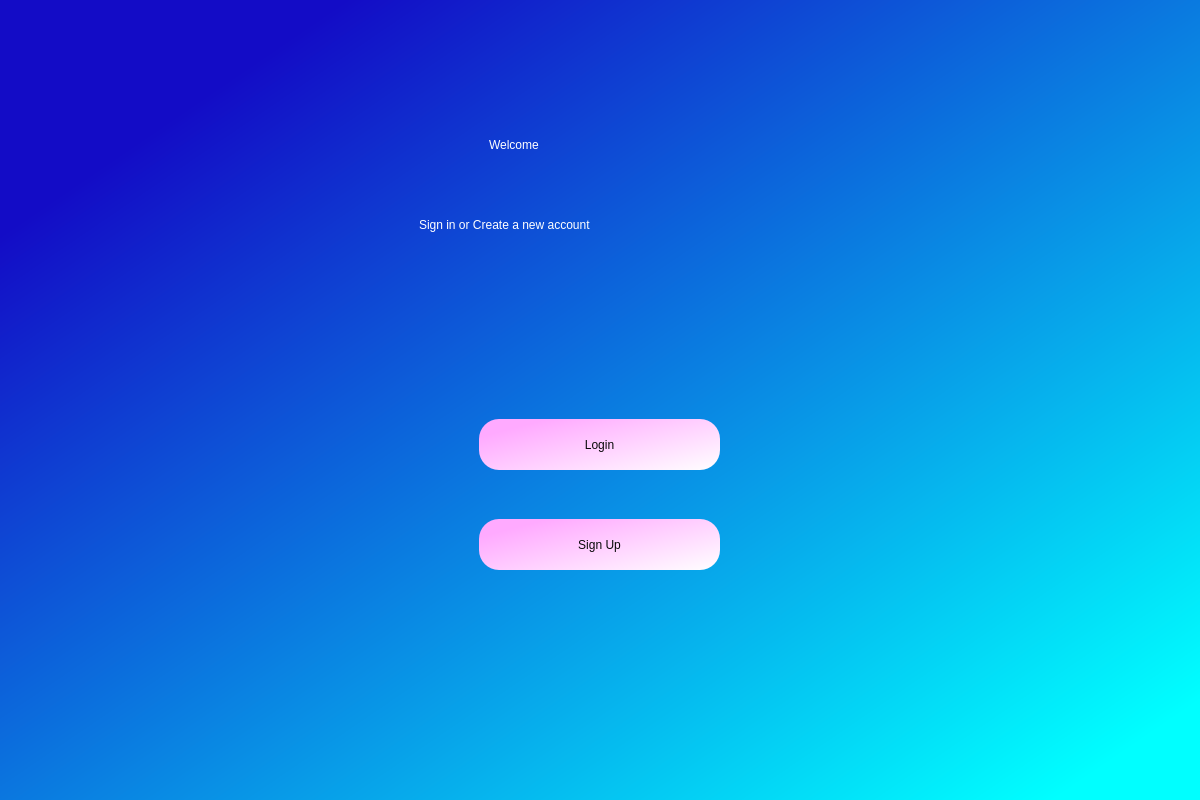
<?xml version="1.0" encoding="UTF-8"?>
<ui version="4.0">
 <class>Dialog</class>
 <widget class="QDialog" name="Dialog">
  <property name="geometry">
   <rect>
    <x>0</x>
    <y>0</y>
    <width>1200</width>
    <height>800</height>
   </rect>
  </property>
  <property name="windowTitle">
   <string>Dialog</string>
  </property>
  <widget class="QWidget" name="widget" native="true">
   <property name="geometry">
    <rect>
     <x>-1</x>
     <y>-1</y>
     <width>1201</width>
     <height>801</height>
    </rect>
   </property>
   <property name="styleSheet">
    <string notr="true">QWidget#widget{
background-color: qlineargradient(spread:pad, x1:0.134, y1:0.159091, x2:0.935, y2:0.943182, stop:0 rgba(19, 12, 198, 255), stop:1 rgba(0, 255, 255, 255));}</string>
   </property>
   <widget class="QLabel" name="label">
    <property name="geometry">
     <rect>
      <x>490</x>
      <y>90</y>
      <width>261</width>
      <height>111</height>
     </rect>
    </property>
    <property name="styleSheet">
     <string notr="true">font: 28pt &quot;MS Shell Dlg 2&quot;;
color: rgb(255, 255, 255);</string>
    </property>
    <property name="text">
     <string>Welcome</string>
    </property>
   </widget>
   <widget class="QLabel" name="label_2">
    <property name="geometry">
     <rect>
      <x>420</x>
      <y>160</y>
      <width>421</width>
      <height>131</height>
     </rect>
    </property>
    <property name="styleSheet">
     <string notr="true">font: 15pt &quot;MS Shell Dlg 2&quot;;
color: rgb(255, 255, 255);</string>
    </property>
    <property name="text">
     <string>Sign in or Create a new account</string>
    </property>
   </widget>
   <widget class="QPushButton" name="login">
    <property name="geometry">
     <rect>
      <x>480</x>
      <y>420</y>
      <width>241</width>
      <height>51</height>
     </rect>
    </property>
    <property name="styleSheet">
     <string notr="true">border-radius:20px;
font: 14pt &quot;MS Shell Dlg 2&quot;;
background-color: qlineargradient(spread:pad, x1:0.0845771, y1:0.25, x2:1, y2:1, stop:0 rgba(255, 170, 255, 255), stop:1 rgba(255, 255, 255, 255));
color: rgb(9, 9, 9);</string>
    </property>
    <property name="text">
     <string>Login</string>
    </property>
   </widget>
   <widget class="QPushButton" name="create">
    <property name="geometry">
     <rect>
      <x>480</x>
      <y>520</y>
      <width>241</width>
      <height>51</height>
     </rect>
    </property>
    <property name="styleSheet">
     <string notr="true">border-radius:20px;
font: 14pt &quot;MS Shell Dlg 2&quot;;
background-color: qlineargradient(spread:pad, x1:0.0845771, y1:0.25, x2:1, y2:1, stop:0 rgba(255, 170, 255, 255), stop:1 rgba(255, 255, 255, 255));
color: rgb(9, 9, 9);</string>
    </property>
    <property name="text">
     <string>Sign Up</string>
    </property>
   </widget>
  </widget>
 </widget>
 <resources/>
 <connections/>
</ui>
